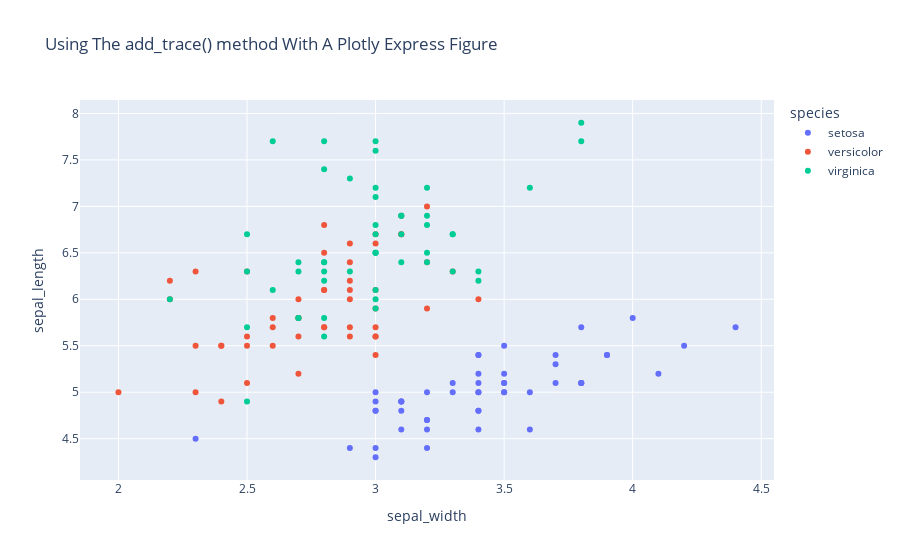
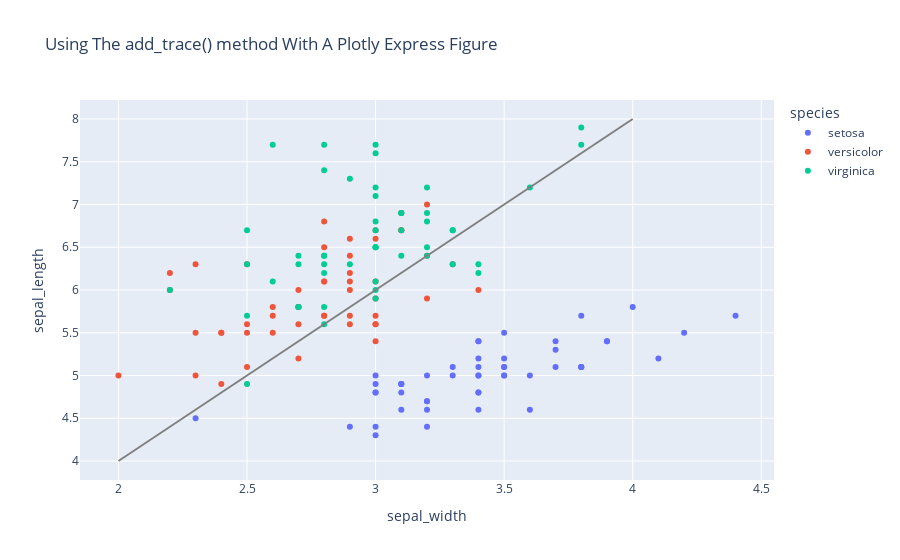

Notebook code for these charts, in order:
### Code cell
iris = px.data.iris()

# express를 활용한 scatter plot 생성
fig = fig = px.scatter(iris, x="sepal_width", y="sepal_length", color="species",
                 title="Using The add_trace() method With A Plotly Express Figure")

fig.show()

fig.add_trace(
    go.Scatter(
        x=[2, 4],
        y=[4, 8],
        mode="lines",
        line=go.scatter.Line(color="gray"),
        showlegend=False)
)

fig.show()

### Figure 1 — Plotly figure (JSON) as saved in the notebook; plotly's stock layout.template omitted (floating-point values rounded to 4 significant figures)
{"data": [{"hovertemplate": "species=setosa<br>sepal_width=%{x}<br>sepal_length=%{y}<extra></extra>", "legendgroup": "setosa", "marker": {"color": "#636efa", "symbol": "circle"}, "mode": "markers", "name": "setosa", "orientation": "v", "showlegend": true, "type": "scatter", "x": [3.5, 3, 3.2, 3.1, 3.6, 3.9, 3.4, 3.4, 2.9, 3.1, 3.7, 3.4, 3, 3, 4, 4.4, 3.9, 3.5, 3.8, 3.8, 3.4, 3.7, 3.6, 3.3, 3.4, 3, 3.4, 3.5, 3.4, 3.2, 3.1, 3.4, 4.1, 4.2, 3.1, 3.2, 3.5, 3.1, 3, 3.4, 3.5, 2.3, 3.2, 3.5, 3.8, 3, 3.8, 3.2, 3.7, 3.3], "xaxis": "x", "y": [5.1, 4.9, 4.7, 4.6, 5, 5.4, 4.6, 5, 4.4, 4.9, 5.4, 4.8, 4.8, 4.3, 5.8, 5.7, 5.4, 5.1, 5.7, 5.1, 5.4, 5.1, 4.6, 5.1, 4.8, 5, 5, 5.2, 5.2, 4.7, 4.8, 5.4, 5.2, 5.5, 4.9, 5, 5.5, 4.9, 4.4, 5.1, 5, 4.5, 4.4, 5, 5.1, 4.8, 5.1, 4.6, 5.3, 5], "yaxis": "y"}, {"hovertemplate": "species=versicolor<br>sepal_width=%{x}<br>sepal_length=%{y}<extra></extra>", "legendgroup": "versicolor", "marker": {"color": "#EF553B", "symbol": "circle"}, "mode": "markers", "name": "versicolor", "orientation": "v", "showlegend": true, "type": "scatter", "x": [3.2, 3.2, 3.1, 2.3, 2.8, 2.8, 3.3, 2.4, 2.9, 2.7, 2, 3, 2.2, 2.9, 2.9, 3.1, 3, 2.7, 2.2, 2.5, 3.2, 2.8, 2.5, 2.8, 2.9, 3, 2.8, 3, 2.9, 2.6, 2.4, 2.4, 2.7, 2.7, 3, 3.4, 3.1, 2.3, 3, 2.5, 2.6, 3, 2.6, 2.3, 2.7, 3, 2.9, 2.9, 2.5, 2.8], "xaxis": "x", "y": [7, 6.4, 6.9, 5.5, 6.5, 5.7, 6.3, 4.9, 6.6, 5.2, 5, 5.9, 6, 6.1, 5.6, 6.7, 5.6, 5.8, 6.2, 5.6, 5.9, 6.1, 6.3, 6.1, 6.4, 6.6, 6.8, 6.7, 6, 5.7, 5.5, 5.5, 5.8, 6, 5.4, 6, 6.7, 6.3, 5.6, 5.5, 5.5, 6.1, 5.8, 5, 5.6, 5.7, 5.7, 6.2, 5.1, 5.7], "yaxis": "y"}, {"hovertemplate": "species=virginica<br>sepal_width=%{x}<br>sepal_length=%{y}<extra></extra>", "legendgroup": "virginica", "marker": {"color": "#00cc96", "symbol": "circle"}, "mode": "markers", "name": "virginica", "orientation": "v", "showlegend": true, "type": "scatter", "x": [3.3, 2.7, 3, 2.9, 3, 3, 2.5, 2.9, 2.5, 3.6, 3.2, 2.7, 3, 2.5, 2.8, 3.2, 3, 3.8, 2.6, 2.2, 3.2, 2.8, 2.8, 2.7, 3.3, 3.2, 2.8, 3, 2.8, 3, 2.8, 3.8, 2.8, 2.8, 2.6, 3, 3.4, 3.1, 3, 3.1, 3.1, 3.1, 2.7, 3.2, 3.3, 3, 2.5, 3, 3.4, 3], "xaxis": "x", "y": [6.3, 5.8, 7.1, 6.3, 6.5, 7.6, 4.9, 7.3, 6.7, 7.2, 6.5, 6.4, 6.8, 5.7, 5.8, 6.4, 6.5, 7.7, 7.7, 6, 6.9, 5.6, 7.7, 6.3, 6.7, 7.2, 6.2, 6.1, 6.4, 7.2, 7.4, 7.9, 6.4, 6.3, 6.1, 7.7, 6.3, 6.4, 6, 6.9, 6.7, 6.9, 5.8, 6.8, 6.7, 6.7, 6.3, 6.5, 6.2, 5.9], "yaxis": "y"}], "layout": {"legend": {"title": {"text": "species"}, "tracegroupgap": 0}, "title": {"text": "Using The add_trace() method With A Plotly Express Figure"}, "xaxis": {"anchor": "y", "domain": [0, 1], "title": {"text": "sepal_width"}}, "yaxis": {"anchor": "x", "domain": [0, 1], "title": {"text": "sepal_length"}}}}

### Figure 2 — Plotly figure (JSON) as saved in the notebook; plotly's stock layout.template omitted (floating-point values rounded to 4 significant figures)
{"data": [{"hovertemplate": "species=setosa<br>sepal_width=%{x}<br>sepal_length=%{y}<extra></extra>", "legendgroup": "setosa", "marker": {"color": "#636efa", "symbol": "circle"}, "mode": "markers", "name": "setosa", "orientation": "v", "showlegend": true, "type": "scatter", "x": [3.5, 3, 3.2, 3.1, 3.6, 3.9, 3.4, 3.4, 2.9, 3.1, 3.7, 3.4, 3, 3, 4, 4.4, 3.9, 3.5, 3.8, 3.8, 3.4, 3.7, 3.6, 3.3, 3.4, 3, 3.4, 3.5, 3.4, 3.2, 3.1, 3.4, 4.1, 4.2, 3.1, 3.2, 3.5, 3.1, 3, 3.4, 3.5, 2.3, 3.2, 3.5, 3.8, 3, 3.8, 3.2, 3.7, 3.3], "xaxis": "x", "y": [5.1, 4.9, 4.7, 4.6, 5, 5.4, 4.6, 5, 4.4, 4.9, 5.4, 4.8, 4.8, 4.3, 5.8, 5.7, 5.4, 5.1, 5.7, 5.1, 5.4, 5.1, 4.6, 5.1, 4.8, 5, 5, 5.2, 5.2, 4.7, 4.8, 5.4, 5.2, 5.5, 4.9, 5, 5.5, 4.9, 4.4, 5.1, 5, 4.5, 4.4, 5, 5.1, 4.8, 5.1, 4.6, 5.3, 5], "yaxis": "y"}, {"hovertemplate": "species=versicolor<br>sepal_width=%{x}<br>sepal_length=%{y}<extra></extra>", "legendgroup": "versicolor", "marker": {"color": "#EF553B", "symbol": "circle"}, "mode": "markers", "name": "versicolor", "orientation": "v", "showlegend": true, "type": "scatter", "x": [3.2, 3.2, 3.1, 2.3, 2.8, 2.8, 3.3, 2.4, 2.9, 2.7, 2, 3, 2.2, 2.9, 2.9, 3.1, 3, 2.7, 2.2, 2.5, 3.2, 2.8, 2.5, 2.8, 2.9, 3, 2.8, 3, 2.9, 2.6, 2.4, 2.4, 2.7, 2.7, 3, 3.4, 3.1, 2.3, 3, 2.5, 2.6, 3, 2.6, 2.3, 2.7, 3, 2.9, 2.9, 2.5, 2.8], "xaxis": "x", "y": [7, 6.4, 6.9, 5.5, 6.5, 5.7, 6.3, 4.9, 6.6, 5.2, 5, 5.9, 6, 6.1, 5.6, 6.7, 5.6, 5.8, 6.2, 5.6, 5.9, 6.1, 6.3, 6.1, 6.4, 6.6, 6.8, 6.7, 6, 5.7, 5.5, 5.5, 5.8, 6, 5.4, 6, 6.7, 6.3, 5.6, 5.5, 5.5, 6.1, 5.8, 5, 5.6, 5.7, 5.7, 6.2, 5.1, 5.7], "yaxis": "y"}, {"hovertemplate": "species=virginica<br>sepal_width=%{x}<br>sepal_length=%{y}<extra></extra>", "legendgroup": "virginica", "marker": {"color": "#00cc96", "symbol": "circle"}, "mode": "markers", "name": "virginica", "orientation": "v", "showlegend": true, "type": "scatter", "x": [3.3, 2.7, 3, 2.9, 3, 3, 2.5, 2.9, 2.5, 3.6, 3.2, 2.7, 3, 2.5, 2.8, 3.2, 3, 3.8, 2.6, 2.2, 3.2, 2.8, 2.8, 2.7, 3.3, 3.2, 2.8, 3, 2.8, 3, 2.8, 3.8, 2.8, 2.8, 2.6, 3, 3.4, 3.1, 3, 3.1, 3.1, 3.1, 2.7, 3.2, 3.3, 3, 2.5, 3, 3.4, 3], "xaxis": "x", "y": [6.3, 5.8, 7.1, 6.3, 6.5, 7.6, 4.9, 7.3, 6.7, 7.2, 6.5, 6.4, 6.8, 5.7, 5.8, 6.4, 6.5, 7.7, 7.7, 6, 6.9, 5.6, 7.7, 6.3, 6.7, 7.2, 6.2, 6.1, 6.4, 7.2, 7.4, 7.9, 6.4, 6.3, 6.1, 7.7, 6.3, 6.4, 6, 6.9, 6.7, 6.9, 5.8, 6.8, 6.7, 6.7, 6.3, 6.5, 6.2, 5.9], "yaxis": "y"}, {"line": {"color": "gray"}, "mode": "lines", "showlegend": false, "type": "scatter", "x": [2, 4], "y": [4, 8]}], "layout": {"legend": {"title": {"text": "species"}, "tracegroupgap": 0}, "title": {"text": "Using The add_trace() method With A Plotly Express Figure"}, "xaxis": {"anchor": "y", "domain": [0, 1], "title": {"text": "sepal_width"}}, "yaxis": {"anchor": "x", "domain": [0, 1], "title": {"text": "sepal_length"}}}}
